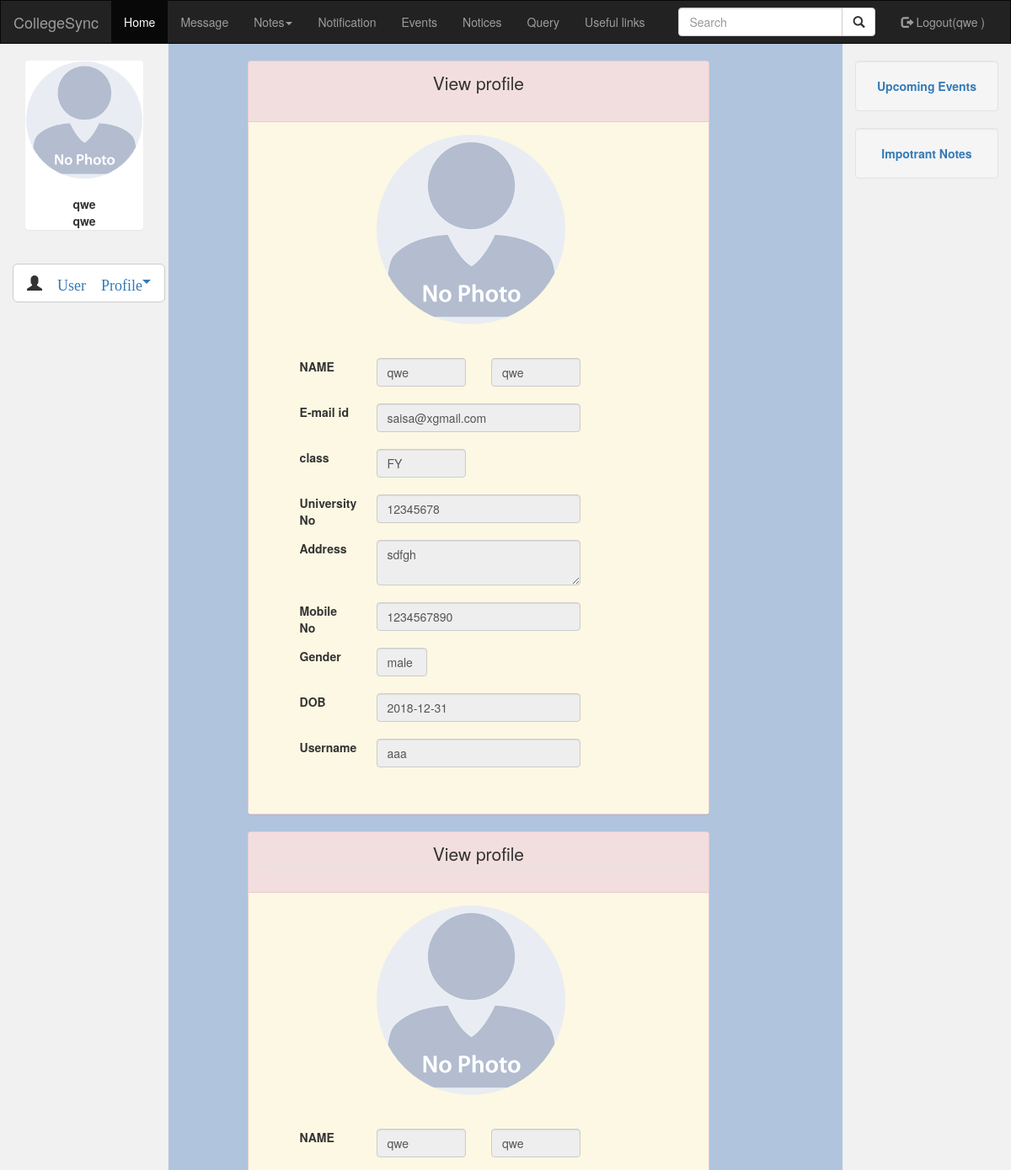
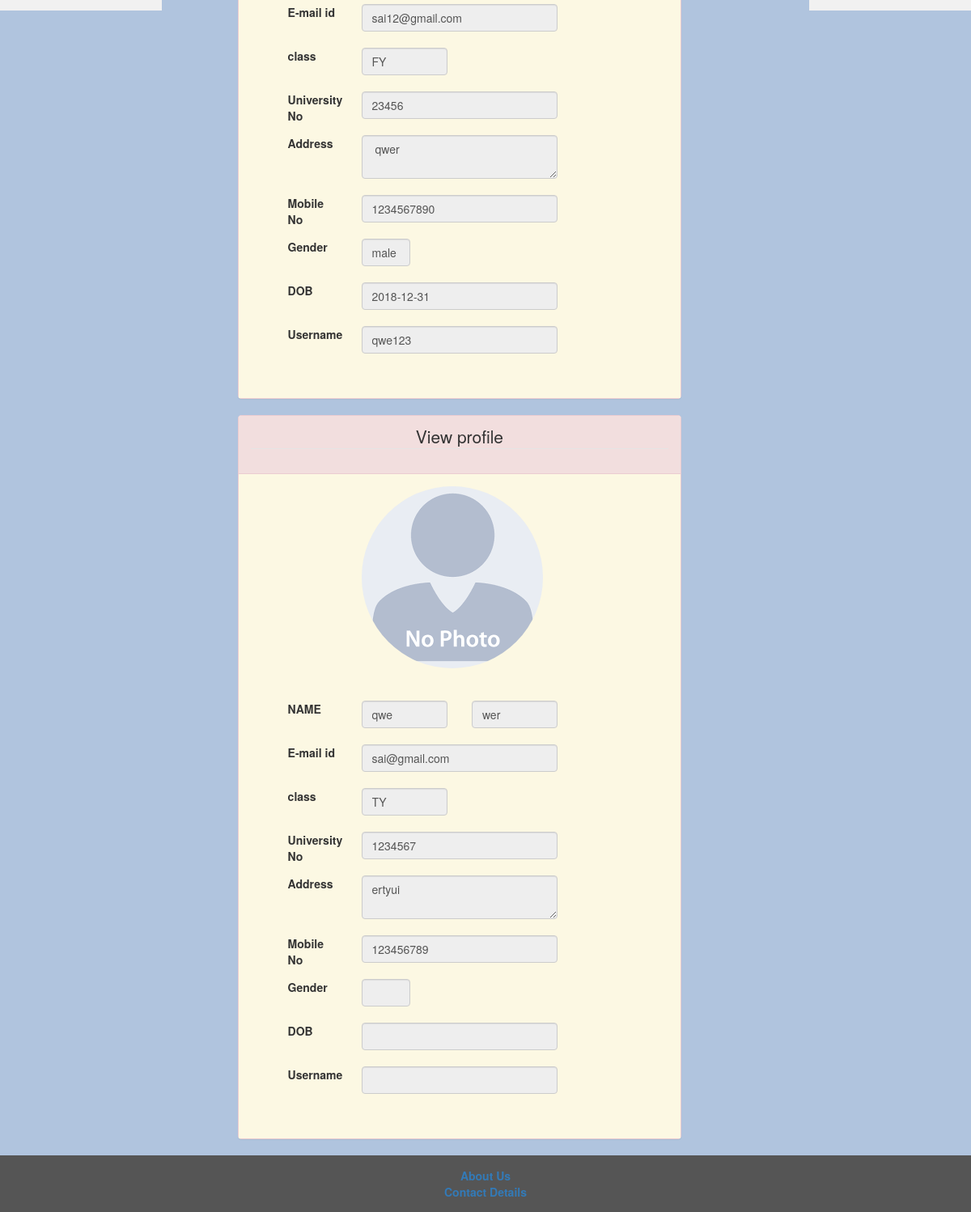
Page /USER/viewprofile.php (signed in) on the committed database (2 pictures, top to bottom).
### tables this page shows
CREATE TABLE IF NOT EXISTS `col_registration` (
  `REG_ID` int(11) NOT NULL AUTO_INCREMENT,
  `REG_FIRSTNAME` varchar(20) NOT NULL,
  `REG_LASTNAME` varchar(20) NOT NULL,
  `REG_EMAIL` varchar(63) NOT NULL,
  `REG_CLASS` varchar(11) NOT NULL,
  `REG_UNIVERSITY` varchar(20) NOT NULL,
  `REG_ADDRESS` varchar(50) NOT NULL,
  `REG_MOBILENO` bigint(10) NOT NULL,
  `REG_GENDER` varchar(10) NOT NULL,
  `REG_USERNAME` varchar(20) NOT NULL,
  `REG_PWD` varchar(35) NOT NULL,
  `REG_DOB` varchar(10) NOT NULL,
  `dp` varchar(100) NOT NULL,
  `status` varchar(111) DEFAULT NULL,
  PRIMARY KEY (`REG_ID`),
  UNIQUE KEY `REG_USERNAME` (`REG_USERNAME`)
);

### USER/viewprofile.php (the view, shortened to what this page needs)
<!DOCTYPE html>
<html lang="en">
<head>
  <link rel="stylesheet" href="https://maxcdn.bootstrapcdn.com/bootstrap/3.3.7/css/bootstrap.min.css">
</head>
<body style="background:  #B0C4DE;">
<?php
include("nav.php");
?>
  <?php
          $user=$_SESSION['user'];
            $query="SELECT * from col_registration where REG_FIRSTNAME='$user' ";
           $res=mysql_query($query);
           $row=mysql_fetch_row($res);
           ?>
<div class="container-fluid text-center">
  <div class="row content">
    <div class="col-sm-2 sidenav">
    <div class="container-fluid">
        <div class="panel">
          <div class="row">
            <div class="col-sm-12 col-xs-6 col-sm-offset-0 col-xs-offset-3">
    <?php
              if (strpos($row[12], '.jpg') !== false) {
                echo"<img src='$row[12]' class='img img-responsive img-circle'>";
              }
              else
              {
                echo"<img src='userdp/no_image.png'    class='img img-responsive img-circle'>";
              }
               ?>            <br>
            </div>
          </div>
          <div class="row">
            <div class="col-sm-6 col-sm-offset-3">
            <strong><?php echo$row[1].' '.$row[2] ?></strong>
          </div>
          </div>
        </div>
      </div>
    <br>
         <button type="button" class="btn btn-default btn-lg"><li class="dropdown glyphicon glyphicon-user">
          <a class="dropdown-toggle" data-toggle="dropdown" href="#">User Profile<span class="caret"></span></a>
        </li>
        </button>
    </div>
    <div class="col-sm-8 text-left">
      <br>
      <?php
      $user=$_SESSION['user'];
            $query="SELECT * from col_registration where REG_FIRSTNAME='$user' ";
           $res=mysql_query($query);
           while ($row=mysql_fetch_row($res))
           {
            echo"
      <form method='POST'>
      <div class='container-fluid'>
      <div class='row'>
      <div class='col-lg-9 col-sm-offset-1'>
        <div class='panel panel-danger'>
          <div class='panel-heading'>
          <center><LEGEND>View profile</LEGEND></center>
          </div>
          <div class='panel-body bg-warning'>
				<div class='row'>
				<div class='col-lg-2 col-lg-offset-1'>
					</div>
						<div class='col-lg-6 col-lg-offset-0'>";
              if (strpos($row[12], '.jpg') !== false) {
                echo"<img src='$row[12]' style='max-width: 170px; max-height: 170px;' class='img img-responsive img-circle'>";
              }
              else
              {
                echo"<img src='userdp/no_image.png'    class='img img-responsive img-circle'>";
              }
						echo"<br>
						</div>
				</div><br>
        		<div class='row'>
					<div class='col-lg-2 col-lg-offset-1'>
					<label>NAME</label>
					</div>
					<div class='col-lg-3 col-lg-offset-0'>
					<input type='text' name='' value='$user' placeholder='first name' class='form-control' required disabled=''>
					</div>
					<div class='col-lg-3 col-lg-offset-0'>
					<input type='text' name='' value='$row[2]' placeholder='last name' class='form-control' required disabled=''>
					</div>
				</div>
            <br><div class='row'>
					<div class='col-lg-2 col-lg-offset-1'>
					<label>E-mail id</label>
					</div>
					<div class='col-lg-6'>
					<input type='E-mail' name='' value='$row[3]' class='form-control' disabled=''><br>
					</div>
				</div>
		<div class='row'>
				<div class='col-lg-2 col-lg-offset-1' >
				<label>class</label>
				</div>
				<div class='col-lg-3'>
				<input type='text' class='form-control' value='$row[4]' disabled><br>
        </div>
			</div>
			<div class='row'>
				<div class='col-lg-2 col-lg-offset-1' >
				<label>University No</label>
				</div>
				<div class='col-lg-6' >
				<input type='University No' name='' value='$row[5]' class='form-control' disabled='' required><br>
				</div>
			</div>
			<div class='row'>
				<div class='col-lg-2 col-lg-offset-1' >
				<label>Address</label>
				</div>
				<div class='col-lg-6'>
				<textarea class='form-control' cols='30' rows='2' disabled='' required>$row[6] </textarea><br>
				</div>
			</div>
			<div class='row'>
				<div class='col-lg-2 col-lg-offset-1' >
				<label>Mobile No</label>
				</div>
				<div class='col-lg-6' >
				<input type='Number' name='' value='$row[7]' required class='form-control' minlength='10' disabled=''><br>
				</div>
			</div>
			<div class='row'>
				<div class='col-lg-2 col-lg-offset-1' >
				<label>Gender</label>
				</div>
				<div class='col-lg-2'>
				<input type='text' class='form-control' value='$row[8]' disabled><br>
        				</div>
				</div>
			<div class='row'>
				<div class='col-lg-2 col-lg-offset-1' >
				<label>DOB</label>
				</div>
				<div class='col-lg-6' >
				<input class='form-control' type='text' name='' value='$row[11]' disabled=''><br>
				</div>
			</div>
			<div class='row'>
					<div class='col-lg-2 col-lg-offset-1'>
					<label>Username</label>
					</div>
					<div class='col-lg-6' >
					<input class='form-control' type='text' name='' value='$row[9]' required disabled><br>
					</div>
				</div>
          <br>
          </div>
        </div>
        </div>
      </div>
      </div>
      </form>
      ";
    }
      ?>
    </div>
    <div class="col-sm-2 sidenav">
      <div class="well">
        <a href="upcomingevent.php"><strong>Upcoming Events</strong></a>
      </div>
      <div class="well">
        <a href="impnotes"><strong>Impotrant Notes</strong> </a>
      </div>
    </div>
  </div>
</div>
<footer class="container-fluid text-center">
  <a href="#"><strong>About Us</strong> </a><br>
  <a href="#"><strong>Contact Details</strong> </a>
</footer>
</body>
</html>

### USER/nav.php (shortened to what this page needs)
<!DOCTYPE html>
<html>
<head>
</head>
<body>
	<nav class="navbar navbar-inverse">
  <div class="container-fluid">
    <div class="navbar-header">
      <a class="navbar-brand" href="home.php">CollegeSync</a>
    </div>
    <div class="collapse navbar-collapse" id="myNavbar">
      <ul class="nav navbar-nav">
        <li class="active"><a href="home.php" class="">Home</a></li>
        <li><a href="messenger.php">Message</a></li>
        <li class="dropdown">
          <a class="dropdown-toggle" data-toggle="dropdown" href="#"><span class=''></span> Notes<span class="caret"></span></a>
        </li>
        <li class="dropdown">
           <a href="#" onclick="myFunction()"  class="dropdown-toggle " data-toggle="dropdown" >Notification</a>
          </li>
          <li><a href="event.php">Events</a></li>
        <li><a href="notice.php">Notices</a></li>
        <li><a href="query.php">Query</a></li>
        <li><a href="usefullink.php">Useful links</a></li>
      </ul>
      <ul class="nav navbar-nav navbar-right">
        <li><a href="logout.php"><span class="glyphicon glyphicon-log-out"></span> Logout(<?php if(isset($_SESSION['user'])) {
          echo $_SESSION['user'] ;echo' '; echo $_SESSION['lastname']; }?>)</a></li>
	      </ul>
       <form class="navbar-form navbar-right" method="GET" name="fb_search" action="search.php">
      <div class="input-group">
        <input type="text" class="form-control" placeholder="Search" id="Search" name="Search1" onkeyup="searching();">
        <div class="input-group-btn">
          <button class="btn btn-default" type="submit">
            <i class="glyphicon glyphicon-search"></i>
          </button>
        </div>
      </div>
    </form>
          </div>
  </div>
</nav>
</body>
</html>

### USER/viewprofile.php (style rules this page uses)
.navbar { margin-bottom: 0; border-radius: 0; }
.row.content { height: 450px }
.sidenav { padding-top: 20px; background-color: #f1f1f1; height: 300%; }
footer { background-color: #555; color: white; padding: 15px; }

### USER/nav.php (style rules this page uses)
.dropdown { position: relative; display: inline-block; }

### rows in the picture
col_registration: REG_FIRSTNAME "qwe", REG_LASTNAME "qwe", REG_EMAIL "saisa@xgmail.com", REG_CLASS "FY", REG_UNIVERSITY "12345678", REG_ADDRESS "sdfgh", REG_MOBILENO "1234567890", REG_GENDER "male", REG_DOB "2018-12-31", REG_USERNAME "aaa"
col_registration: REG_LASTNAME "qwe", REG_EMAIL "sai12@gmail.com", REG_CLASS "FY", REG_UNIVERSITY "23456", REG_ADDRESS "qwer", REG_MOBILENO "1234567890", REG_GENDER "male", REG_DOB "2018-12-31", REG_USERNAME "qwe123"
col_registration: REG_LASTNAME "wer", REG_EMAIL "sai@gmail.com", REG_CLASS "TY", REG_UNIVERSITY "1234567", REG_ADDRESS "ertyui", REG_MOBILENO "123456789"

### other values in the picture
$_SESSION['user'] "qwe"
